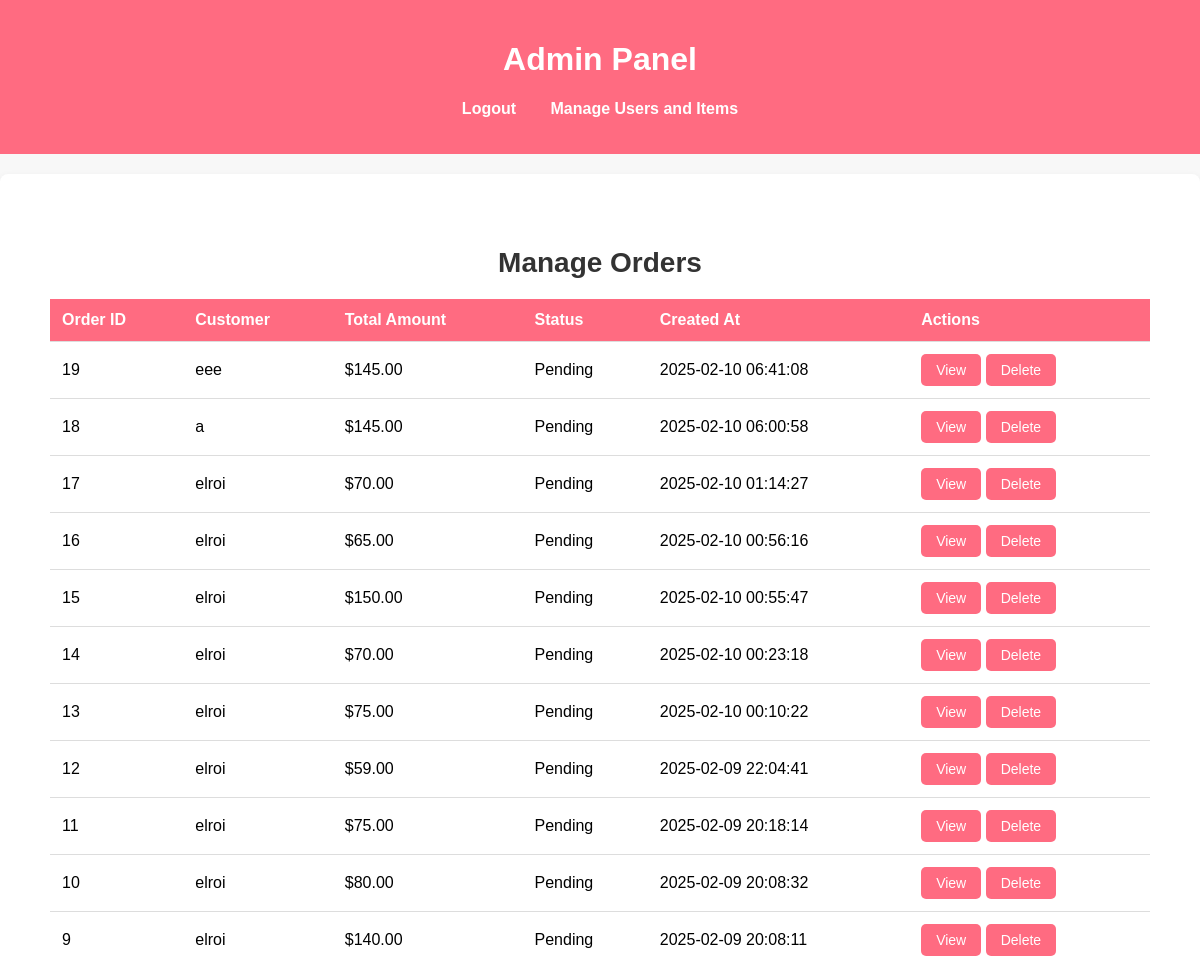
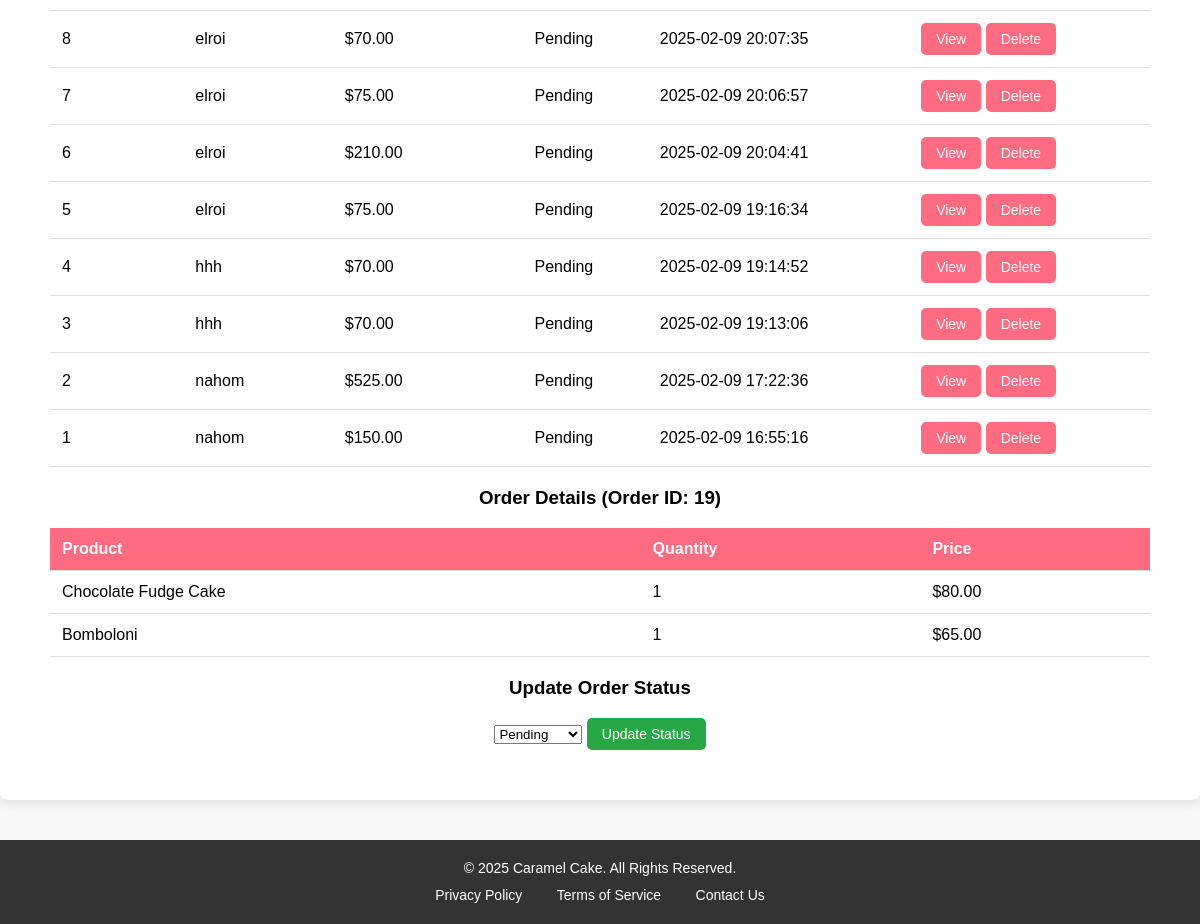
Page /admin_manage_orders.php?view_order=19 (signed in) on the committed database (2 pictures, top to bottom).
### tables this page shows
CREATE TABLE IF NOT EXISTS `orders` (
  `order_id` int NOT NULL AUTO_INCREMENT,
  `user_id` int NOT NULL,
  `total_amount` decimal(10,2) NOT NULL,
  `status` enum('pending','processing','completed','cancelled') NOT NULL DEFAULT 'pending',
  `created_at` timestamp NOT NULL DEFAULT CURRENT_TIMESTAMP,
  `updated_at` timestamp NOT NULL DEFAULT CURRENT_TIMESTAMP ON UPDATE CURRENT_TIMESTAMP,
  PRIMARY KEY (`order_id`),
  KEY `idx_user_id` (`user_id`)
);

CREATE TABLE IF NOT EXISTS `users` (
  `id` int NOT NULL AUTO_INCREMENT,
  `username` varchar(50) NOT NULL,
  `email` varchar(100) NOT NULL,
  `password` varchar(255) NOT NULL,
  `created_at` timestamp NOT NULL DEFAULT CURRENT_TIMESTAMP,
  `role` enum('user','admin') DEFAULT 'user',
  PRIMARY KEY (`id`),
  UNIQUE KEY `username` (`username`),
  UNIQUE KEY `email` (`email`)
);

CREATE TABLE IF NOT EXISTS `order_items` (
  `item_id` int NOT NULL AUTO_INCREMENT,
  `order_id` int NOT NULL,
  `product_id` int NOT NULL,
  `item_name` varchar(100) NOT NULL,
  `price` decimal(10,2) NOT NULL,
  `quantity` int NOT NULL DEFAULT '1',
  PRIMARY KEY (`item_id`),
  KEY `idx_order_id` (`order_id`),
  KEY `idx_product_id` (`product_id`)
);

CREATE TABLE IF NOT EXISTS `products` (
  `product_id` int NOT NULL AUTO_INCREMENT,
  `name` varchar(100) NOT NULL,
  `description` text,
  `price` decimal(10,2) NOT NULL,
  `image_url` varchar(255) DEFAULT NULL,
  `stock` int NOT NULL DEFAULT '0',
  `created_at` timestamp NOT NULL DEFAULT CURRENT_TIMESTAMP,
  PRIMARY KEY (`product_id`)
);

### admin_manage_orders.php (the view, shortened to what this page needs)
<?php
include "connection.php";
$orders = $conn->query("
    SELECT orders.*, users.username
    FROM orders
    JOIN users ON orders.user_id = users.id
    ORDER BY orders.created_at DESC
");
function getOrderItems($conn, $order_id) {
    $stmt = $conn->prepare("
        SELECT order_items.*, products.name
        FROM order_items
        JOIN products ON order_items.product_id = products.product_id
        WHERE order_items.order_id = ?
    ");
    $stmt->bind_param("i", $order_id);
    $stmt->execute();
    $result = $stmt->get_result();
    return $result->fetch_all(MYSQLI_ASSOC);
}
?>
<!DOCTYPE html>
<html lang="en">
<head>
</head>
<body>
    <header>
        <h1>Admin Panel</h1>
        <nav>
            <ul>
                <li><a href="logout.php">Logout</a></li>
                <li><a href="admin_manage_users_and_items.php">Manage Users and Items</a></li>
            </ul>
        </nav>
    </header>
    <section class="admin-section">
        <h2>Manage Orders</h2>
        <table>
            <thead>
                <tr>
                    <th>Order ID</th>
                    <th>Customer</th>
                    <th>Total Amount</th>
                    <th>Status</th>
                    <th>Created At</th>
                    <th>Actions</th>
                </tr>
            </thead>
            <tbody>
                <?php while ($order = $orders->fetch_assoc()): ?>
                    <tr>
                        <td><?php echo $order['order_id']; ?></td>
                        <td><?php echo $order['username']; ?></td>
                        <td>$<?php echo $order['total_amount']; ?></td>
                        <td><?php echo ucfirst($order['status']); ?></td>
                        <td><?php echo $order['created_at']; ?></td>
                        <td>
                            <a href="admin_manage_orders.php?view_order=<?php echo $order['order_id']; ?>" class="btn">View</a>
                            <a href="admin_manage_orders.php?delete_order=<?php echo $order['order_id']; ?>" class="btn" onclick="return confirm('Are you sure?')">Delete</a>
                        </td>
                    </tr>
                <?php endwhile; ?>
            </tbody>
        </table>
        <?php if (isset($_GET['view_order'])): ?>
            <?php
            $order_id = $_GET['view_order'];
            $order_items = getOrderItems($conn, $order_id);
            ?>
            <h3>Order Details (Order ID: <?php echo $order_id; ?>)</h3>
            <table>
                <thead>
                    <tr>
                        <th>Product</th>
                        <th>Quantity</th>
                        <th>Price</th>
                    </tr>
                </thead>
                <tbody>
                    <?php foreach ($order_items as $item): ?>
                        <tr>
                            <td><?php echo $item['name']; ?></td>
                            <td><?php echo $item['quantity']; ?></td>
                            <td>$<?php echo $item['price']; ?></td>
                        </tr>
                    <?php endforeach; ?>
                </tbody>
            </table>
            <form method="POST" action="admin_manage_orders.php">
                <h3>Update Order Status</h3>
                <select name="status" required>
                    <option value="pending">Pending</option>
                </select>
                <button type="submit" name="update_order_status" class="btn btn-update">Update Status</button>
            </form>
        <?php endif; ?>
    </section>
    <footer class="footer">
        <div class="footer-content">
            <p>&copy; 2025 Caramel Cake. All Rights Reserved.</p>
            <ul class="footer-links">
                <li><a href="privacy.php">Privacy Policy</a></li>
                <li><a href="terms.php">Terms of Service</a></li>
                <li><a href="contact.php">Contact Us</a></li>
            </ul>
        </div>
    </footer>
</body>
</html>

### admin_manage_orders.php (style rules this page uses)
body { font-family: Arial, sans-serif; margin: 0; padding: 0; background-color: #f8f8f8; text-align: center; }
header { background-color: #ff6b81; padding: 20px; color: white; }
nav ul { list-style: none; padding: 0; }
nav ul li { display: inline; margin: 0 15px; }
nav ul li a { color: white; text-decoration: none; font-weight: bold; }
.admin-section { padding: 50px; background-color: #fff; max-width: 1200px; margin: 20px auto; box-shadow: 0 4px 8px rgba(0, 0, 0, 0.1); border-radius: 8px; }
.admin-section h2 { font-size: 28px; margin-bottom: 20px; color: #333; }
table { width: 100%; border-collapse: collapse; margin-bottom: 20px; }
table th, table td { padding: 12px; border-bottom: 1px solid #ddd; text-align: left; }
table th { background-color: #ff6b81; color: white; }
.btn { background-color: #ff6b81; color: white; border: none; padding: 8px 15px; border-radius: 5px; cursor: pointer; font-size: 14px; text-decoration: none; display: inline-block; }
.btn-update { background-color: #28a745; }
.footer { background-color: #333; color: white; padding: 20px 0; text-align: center; margin-top: 40px; }
.footer-content { max-width: 1200px; margin: 0 auto; }
.footer p { margin: 0; font-size: 14px; }
.footer-links { list-style: none; padding: 0; margin: 10px 0 0; }
.footer-links li { display: inline; margin: 0 15px; }
.footer-links a { color: white; text-decoration: none; font-size: 14px; }

### rows in the picture
orders: order_id "19", user.username "eee", total_amount "145.00", status "Pending", created_at "2025-02-10 06:41:08"
orders: order_id "18", user.username "a", total_amount "145.00", status "Pending", created_at "2025-02-10 06:00:58"
orders: order_id "17", user.username "elroi", total_amount "70.00", status "Pending", created_at "2025-02-10 01:14:27"
orders: order_id "16", user.username "elroi", total_amount "65.00", status "Pending", created_at "2025-02-10 00:56:16"
orders: order_id "15", user.username "elroi", total_amount "150.00", status "Pending", created_at "2025-02-10 00:55:47"
orders: order_id "14", user.username "elroi", total_amount "70.00", status "Pending", created_at "2025-02-10 00:23:18"
orders: order_id "13", user.username "elroi", total_amount "75.00", status "Pending", created_at "2025-02-10 00:10:22"
orders: order_id "12", user.username "elroi", total_amount "59.00", status "Pending", created_at "2025-02-09 22:04:41"
orders: order_id "11", user.username "elroi", total_amount "75.00", status "Pending", created_at "2025-02-09 20:18:14"
orders: order_id "10", user.username "elroi", total_amount "80.00", status "Pending", created_at "2025-02-09 20:08:32"
orders: order_id "9", user.username "elroi", total_amount "140.00", status "Pending", created_at "2025-02-09 20:08:11"
orders: order_id "8", user.username "elroi", total_amount "70.00", status "Pending", created_at "2025-02-09 20:07:35"
orders: order_id "7", user.username "elroi", total_amount "75.00", status "Pending", created_at "2025-02-09 20:06:57"
orders: order_id "6", user.username "elroi", total_amount "210.00", status "Pending", created_at "2025-02-09 20:04:41"
orders: order_id "5", user.username "elroi", total_amount "75.00", status "Pending", created_at "2025-02-09 19:16:34"
orders: order_id "4", user.username "hhh", total_amount "70.00", status "Pending", created_at "2025-02-09 19:14:52"
orders: order_id "3", user.username "hhh", total_amount "70.00", status "Pending", created_at "2025-02-09 19:13:06"
orders: order_id "2", user.username "nahom", total_amount "525.00", status "Pending", created_at "2025-02-09 17:22:36"
orders: order_id "1", user.username "nahom", total_amount "150.00", status "Pending", created_at "2025-02-09 16:55:16"
order_items: product.name "Chocolate Fudge Cake", quantity "1", price "80.00"
order_items: product.name "Bomboloni", quantity "1", price "65.00"

### other values in the picture
$order_id "19"
